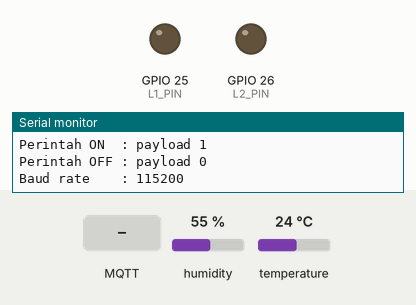
Simulated run of this sketch. Board: ESP32. Shown: output pins drawn as LEDs (lit = HIGH), the last lines printed to the serial monitor. The inputs (shaded band) are chosen by the test bench; at power-on: humidity 55 %, temperature 24 °C. WiFi joins after 1.5 s; servers stay silent unless stated; no MQTT or app messages arrive unless stated.

Above: at 3.2 s.
3.3 s: MQTT message "1" arrives on the first subscribed topic
At 6.2 s:
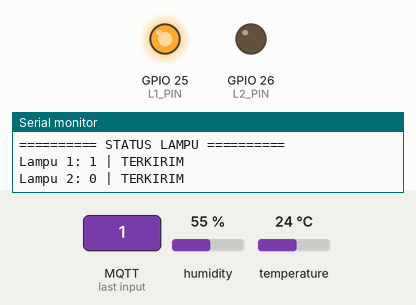
6.5 s: MQTT message "1" arrives on the second subscribed topic
At 7.7 s:
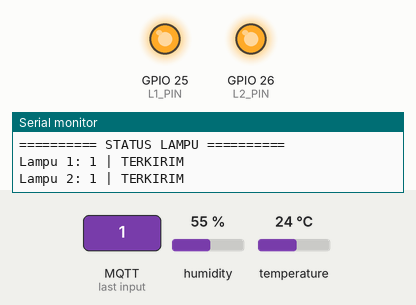
8.0 s: MQTT message "0" arrives on the first subscribed topic
At 8.9 s:
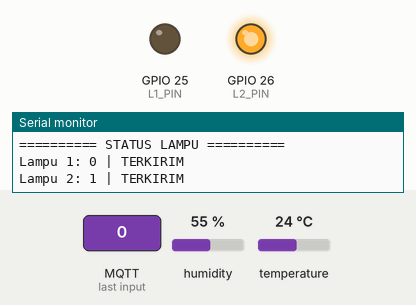
9.5 s: MQTT message "0" arrives on the second subscribed topic
At 10.0 s:
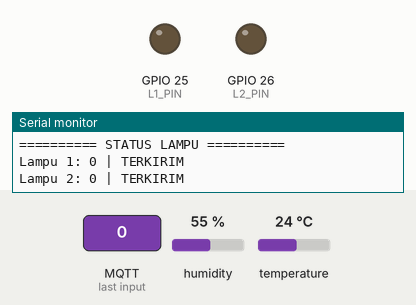
Timing chart, 0 to 12.5 s (numbered marks = the images above; inputs shaded):
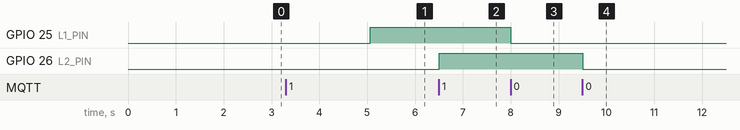

The sketch:

esp32_ruang.ino
```cpp
#include <Arduino.h>
#include <WiFi.h>
#include <PubSubClient.h>
#include <DHT.h>

// ==================================================
// 1. KONFIGURASI RUANGAN
// ==================================================

const char* ROOM = "pens/klp12/ruang2/";
// const char* ROOM = "pens/klp12/ruang1/";
// const char* ROOM = "pens/klp12/ruang3/";
// const char* ROOM = "pens/klp12/ruang4/";

// ==================================================
// 2. KONFIGURASI WIFI
// ==================================================

const char* WIFI_SSID = "SSID_LAB";
const char* WIFI_PASS = "PASSWORD_LAB";

// ==================================================
// 3. KONFIGURASI MQTT EMQX PUBLIC
// ==================================================

const char* MQTT_HOST = "broker.emqx.io";
const int MQTT_PORT = 1883;

// ==================================================
// 4. KONFIGURASI PIN ESP32
// ==================================================

const int DHT_PIN = 16;
#define DHT_TYPE DHT11

const int L1_PIN = 25;
const int L2_PIN = 26;

// Asumsi relay aktif-HIGH:
// HIGH = ON
// LOW  = OFF
//
// Jika relay aktif-LOW, balik logika output.

// ==================================================
// 5. OBJEK WIFI, MQTT, DAN SENSOR
// ==================================================

WiFiClient net;
PubSubClient mqtt(net);

DHT dht(DHT_PIN, DHT_TYPE);

String clientId;

// ==================================================
// 6. VARIABEL TOPIK MQTT
// ==================================================

char tTemp[100];
char tHumidity[100];

char tL1Set[100];
char tL2Set[100];

char tL1State[100];
char tL2State[100];

char tStatus[100];

// ==================================================
// 7. TIMER
// ==================================================

unsigned long lastConnectAttempt = 0;
unsigned long lastPublish = 0;
unsigned long lastWiFiAttempt = 0;

const unsigned long CONNECT_INTERVAL = 5000;
const unsigned long PUBLISH_INTERVAL = 5000;
const unsigned long WIFI_INTERVAL = 5000;

// ==================================================
// 8. MEMBUAT TOPIK MQTT
// ==================================================

void setupTopics() {
    snprintf(tTemp, sizeof(tTemp),
             "%stemperature", ROOM);

    snprintf(tHumidity, sizeof(tHumidity),
             "%shumidity", ROOM);

    snprintf(tL1Set, sizeof(tL1Set),
             "%slamp1/set", ROOM);

    snprintf(tL2Set, sizeof(tL2Set),
             "%slamp2/set", ROOM);

    snprintf(tL1State, sizeof(tL1State),
             "%slamp1/state", ROOM);

    snprintf(tL2State, sizeof(tL2State),
             "%slamp2/state", ROOM);

    snprintf(tStatus, sizeof(tStatus),
             "%spstatus", ROOM);

    Serial.println();
    Serial.println("========== TOPIK MQTT ==========");

    Serial.print("Suhu             : ");
    Serial.println(tTemp);

    Serial.print("Kelembapan       : ");
    Serial.println(tHumidity);

    Serial.print("Perintah lampu 1 : ");
    Serial.println(tL1Set);

    Serial.print("Status lampu 1   : ");
    Serial.println(tL1State);

    Serial.print("Perintah lampu 2 : ");
    Serial.println(tL2Set);

    Serial.print("Status lampu 2   : ");
    Serial.println(tL2State);

    Serial.print("Status ESP32     : ");
    Serial.println(tStatus);
}

// ==================================================
// 9. PUBLIKASI STATUS LAMPU
// ==================================================

void publishLampState() {
    if (!mqtt.connected()) {
        return;
    }

    const char* state1 =
        (digitalRead(L1_PIN) == HIGH) ? "1" : "0";

    const char* state2 =
        (digitalRead(L2_PIN) == HIGH) ? "1" : "0";

    bool ok1 = mqtt.publish(tL1State, state1, true);
    bool ok2 = mqtt.publish(tL2State, state2, true);

    Serial.println();
    Serial.println("========== STATUS LAMPU ==========");

    Serial.print("Lampu 1: ");
    Serial.print(state1);
    Serial.print(" | ");
    Serial.println(ok1 ? "TERKIRIM" : "GAGAL");

    Serial.print("Lampu 2: ");
    Serial.print(state2);
    Serial.print(" | ");
    Serial.println(ok2 ? "TERKIRIM" : "GAGAL");
}

// ==================================================
// 10. CALLBACK PESAN MQTT
// Payload 1 = ON, 0 = OFF
// ==================================================

void callback(char* topic, byte* data, unsigned int len) {
    String payload;
    payload.reserve(len);

    for (unsigned int i = 0; i < len; i++) {
        if (data[i] != '\n' &&
            data[i] != '\r' &&
            data[i] != ' '  &&
            data[i] != '\t') {
            payload += (char)data[i];
        }
    }

    Serial.println();
    Serial.println("========== PESAN MQTT ==========");

    Serial.print("Topic   : ");
    Serial.println(topic);

    Serial.print("Payload : [");
    Serial.print(payload);
    Serial.println("]");

    if (payload != "1" && payload != "0") {
        Serial.println("Perintah ditolak. Gunakan payload 1 atau 0.");
        return;
    }

    bool nyala = (payload == "1");

    if (strcmp(topic, tL1Set) == 0) {
        digitalWrite(L1_PIN, nyala ? HIGH : LOW);

        Serial.println(
            nyala ? "Perintah lampu 1: ON"
                  : "Perintah lampu 1: OFF"
        );

        publishLampState();
    }
    else if (strcmp(topic, tL2Set) == 0) {
        digitalWrite(L2_PIN, nyala ? HIGH : LOW);

        Serial.println(
            nyala ? "Perintah lampu 2: ON"
                  : "Perintah lampu 2: OFF"
        );

        publishLampState();
    }
    else {
        Serial.println("Topic tidak dikenali.");
    }
}

// ==================================================
// 11. KONEKSI WIFI
// ==================================================

void setupWiFi() {
    WiFi.mode(WIFI_STA);
    WiFi.setAutoReconnect(true);
    WiFi.begin(WIFI_SSID, WIFI_PASS);

    Serial.print("Menghubungkan Wi-Fi");

    while (WiFi.status() != WL_CONNECTED) {
        delay(300);
        Serial.print(".");
    }

    Serial.println();
    Serial.println("Wi-Fi terhubung!");

    Serial.print("SSID     : ");
    Serial.println(WIFI_SSID);

    Serial.print("IP ESP32 : ");
    Serial.println(WiFi.localIP());
}

// ==================================================
// 12. KONEKSI MQTT DAN RECONNECT
// ==================================================

void reconnectMQTT() {
    unsigned long now = millis();

    if (now - lastConnectAttempt < CONNECT_INTERVAL) {
        return;
    }

    lastConnectAttempt = now;

    Serial.print("Menghubungkan ke EMQX Public... ");

    // Last Will:
    // Broker mengirim status offline jika koneksi
    // terputus tanpa disconnect normal.

    bool berhasil = mqtt.connect(
        clientId.c_str(),
        tStatus,
        1,
        true,
        "offline"
    );

    if (berhasil) {
        Serial.println("BERHASIL");

        bool sub1 = mqtt.subscribe(tL1Set, 1);
        bool sub2 = mqtt.subscribe(tL2Set, 1);

        Serial.print("Subscribe lampu 1: ");
        Serial.println(sub1 ? "OK" : "GAGAL");

        Serial.print("Subscribe lampu 2: ");
        Serial.println(sub2 ? "OK" : "GAGAL");

        bool statusOK = mqtt.publish(
            tStatus, "online", true
        );

        Serial.print("Status ESP32: ");
        Serial.println(statusOK ? "ONLINE" : "GAGAL");

        // Sinkronisasi status lampu awal.
        publishLampState();

        lastPublish = millis();
    }
    else {
        Serial.print("GAGAL. MQTT state: ");
        Serial.println(mqtt.state());
    }
}

// ==================================================
// 13. SETUP
// ==================================================

void setup() {
    Serial.begin(115200);
    delay(500);

    Serial.println();
    Serial.println("==================================");
    Serial.println(" ESP32 DHT11 + MQTT EMQX PUBLIC");
    Serial.println("==================================");

    // Inisialisasi output relay.
    pinMode(L1_PIN, OUTPUT);
    pinMode(L2_PIN, OUTPUT);

    digitalWrite(L1_PIN, LOW);
    digitalWrite(L2_PIN, LOW);

    // Inisialisasi sensor DHT11.
    dht.begin();

    // Membuat topik.
    setupTopics();

    // Menghubungkan Wi-Fi.
    setupWiFi();

    // Client ID unik berdasarkan MAC ESP32.
    clientId = "esp32-" + WiFi.macAddress();
    clientId.replace(":", "");

    Serial.print("Client ID: ");
    Serial.println(clientId);

    // Konfigurasi MQTT.
    mqtt.setServer(MQTT_HOST, MQTT_PORT);
    mqtt.setCallback(callback);
    mqtt.setKeepAlive(30);
    mqtt.setBufferSize(256);
    mqtt.setSocketTimeout(10);

    Serial.println();
    Serial.println("ESP32 siap.");
    Serial.println("Perintah ON  : payload 1");
    Serial.println("Perintah OFF : payload 0");
    Serial.println("Baud rate    : 115200");
}

// ==================================================
// 14. LOOP
// ==================================================

void loop() {
    // ----------------------------------------------
    // Periksa koneksi Wi-Fi.
    // ----------------------------------------------

    if (WiFi.status() != WL_CONNECTED) {
        unsigned long now = millis();

        if (now - lastWiFiAttempt >= WIFI_INTERVAL) {
            lastWiFiAttempt = now;

            Serial.println(
                "Wi-Fi terputus. Mencoba reconnect..."
            );

            WiFi.reconnect();
        }

        return;
    }

    // ----------------------------------------------
    // Periksa koneksi MQTT.
    // ----------------------------------------------

    if (!mqtt.connected()) {
        reconnectMQTT();
        return;
    }

    // Memproses pesan MQTT masuk.
    mqtt.loop();

    // ----------------------------------------------
    // Baca dan publikasikan DHT11 setiap 5 detik.
    // ----------------------------------------------

    unsigned long now = millis();

    if (now - lastPublish >= PUBLISH_INTERVAL) {
        lastPublish = now;

        float suhu = dht.readTemperature();
        float kelembapan = dht.readHumidity();

        if (isnan(suhu) || isnan(kelembapan)) {
            Serial.println(
                "Gagal membaca DHT11. Periksa sensor dan kabel."
            );
            return;
        }

        char payloadTemp[12];
        char payloadHumidity[12];

        snprintf(
            payloadTemp,
            sizeof(payloadTemp),
            "%.1f",
            suhu
        );

        snprintf(
            payloadHumidity,
            sizeof(payloadHumidity),
            "%.1f",
            kelembapan
        );

        // Publish suhu.
        bool suhuOK = mqtt.publish(
            tTemp,
            payloadTemp,
            true
        );

        // Publish kelembapan.
        bool humidityOK = mqtt.publish(
            tHumidity,
            payloadHumidity,
            true
        );

        Serial.println();
        Serial.println("========== DATA DHT11 ==========");

        Serial.print("Suhu       : ");
        Serial.print(payloadTemp);
        Serial.print(" C | ");
        Serial.println(suhuOK ? "TERKIRIM" : "GAGAL");

        Serial.print("Kelembapan : ");
        Serial.print(payloadHumidity);
        Serial.print(" % | ");
        Serial.println(
            humidityOK ? "TERKIRIM" : "GAGAL"
        );
    }
}
```

Measured:
- after the input at 3.3 s, GPIO 25 (L1_PIN): LOW → HIGH after 1.8 s
- after the input at 6.5 s, GPIO 26 (L2_PIN): LOW → HIGH at once
- after the input at 8.0 s, GPIO 25 (L1_PIN): HIGH → LOW at once
- after the input at 9.5 s, GPIO 26 (L2_PIN): HIGH → LOW at once
